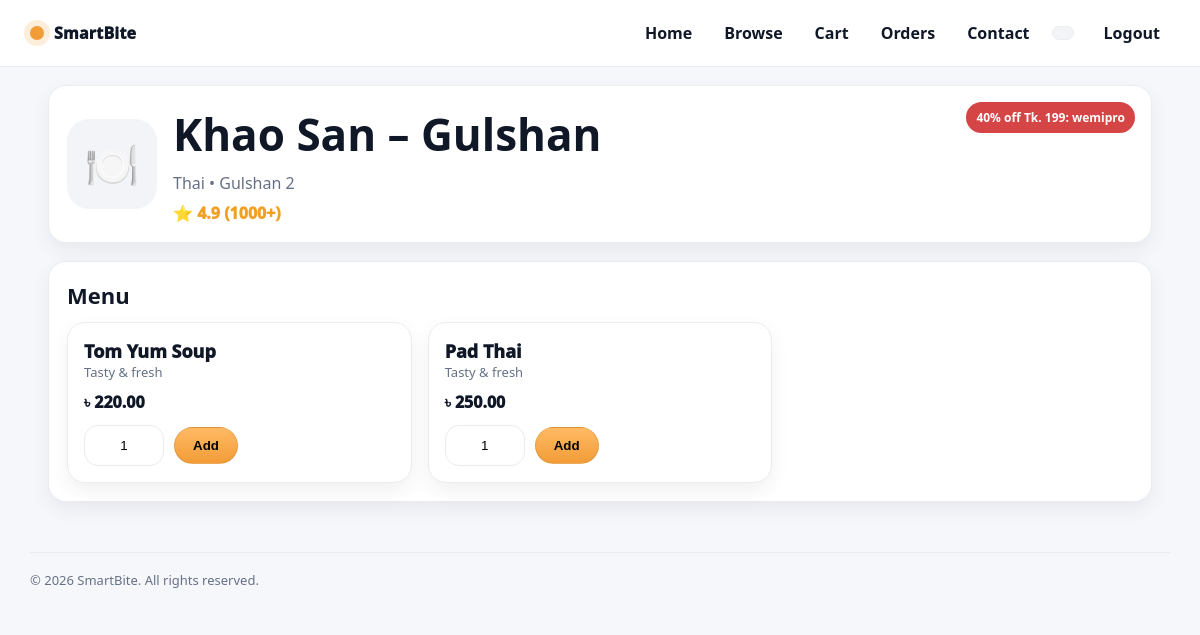
The page /restaurant.php?id=1 (signed in) on the database its author committed.
### tables this page shows
CREATE TABLE IF NOT EXISTS restaurants (
  id INT AUTO_INCREMENT PRIMARY KEY,
  owner_user_id INT NOT NULL,
  name VARCHAR(160) NOT NULL,
  category VARCHAR(80) NOT NULL DEFAULT 'Food',
  address VARCHAR(220) DEFAULT '',
  rating DECIMAL(2,1) DEFAULT 4.5,
  ratings_count INT DEFAULT 0,
  promo_text VARCHAR(120) DEFAULT '30% off Tk. 149: deal30',
  image_url VARCHAR(255) DEFAULT '',
  created_at TIMESTAMP DEFAULT CURRENT_TIMESTAMP,
  FOREIGN KEY (owner_user_id) REFERENCES users(id) ON DELETE CASCADE
);

CREATE TABLE IF NOT EXISTS menu_items (
  id INT AUTO_INCREMENT PRIMARY KEY,
  restaurant_id INT NOT NULL,
  name VARCHAR(160) NOT NULL,
  price DECIMAL(10,2) NOT NULL,
  is_active TINYINT(1) DEFAULT 1,
  created_at TIMESTAMP DEFAULT CURRENT_TIMESTAMP,
  FOREIGN KEY (restaurant_id) REFERENCES restaurants(id) ON DELETE CASCADE
);

### public/restaurant.php (the view, shortened to what this page needs)
<?php
require_once __DIR__."/../config/db.php";
$rid = (int)($_GET["id"] ?? 0);
$r = $conn->query("SELECT * FROM restaurants WHERE id=$rid")->fetch_assoc();
$items = $conn->query("SELECT * FROM menu_items WHERE restaurant_id=$rid AND is_active=1 ORDER BY id DESC")->fetch_all(MYSQLI_ASSOC);
include __DIR__."/../partials/head.php";
include __DIR__."/../partials/header.php";
?>
<main class="container">
  <section class="top card">
    <div class="hero">
      <div class="pic">🍽️</div>
      <div>
        <h1 class="h1"><?= htmlspecialchars($r["name"]) ?></h1>
        <div class="muted"><?= htmlspecialchars($r["category"]) ?> • <?= htmlspecialchars($r["address"]) ?></div>
        <div class="rate">⭐ <?= htmlspecialchars($r["rating"]) ?> (<?= (int)$r["ratings_count"] ?>+)</div>
      </div>
    </div>
    <div class="promo"><?= htmlspecialchars($r["promo_text"]) ?></div>
  </section>
  <section class="card section">
    <h2 class="h2">Menu</h2>
    <div class="menu">
      <?php foreach($items as $it): ?>
        <div class="item card">
          <div class="item-name"><?= htmlspecialchars($it["name"]) ?></div>
          <div class="muted small">Tasty & fresh</div>
          <div class="price">৳ <?= number_format((float)$it["price"],2) ?></div>
          <form method="post" class="add">
            <input class="input qty" name="qty" value="1">
            <button class="btn btn-primary">Add</button>
          </form>
        </div>
      <?php endforeach; ?>
    </div>
  </section>
</main>
<?php include __DIR__."/../partials/footer.php"; ?>

### assets/css/base.css (style rules this page uses)
:root { --bg:#f6f7fb; --surface:#ffffff; --text:#101828; --muted:#667085; --border:#eaecf0; --brand:#f29c38; --brand2:#ffba63; --shadow: 0 14px 40px rgba(16,24,40,.08); --shadow-sm: 0 8px 20px rgba(16,24,40,.06); --radius: 18px; --container: 1140px; --font: ui-sans-serif, system-ui, -apple-system, Segoe UI, Roboto, Arial, "Noto Sans"; }
* { box-sizing:border-box }
html,body { height:100% }
body { margin:0; font-family:var(--font); color:var(--text); background:var(--bg) }
.container { max-width:var(--container); margin:0 auto; padding:0 18px }
.card { background:var(--surface); border:1px solid var(--border); border-radius:var(--radius); box-shadow:var(--shadow-sm); }
.btn { display:inline-flex; align-items:center; justify-content:center; border-radius:999px; border:1px solid rgba(0,0,0,.08); padding:10px 18px; font-weight:900; cursor:pointer; background:#fff; transition:.18s ease; }
.btn-primary { background:linear-gradient(180deg,var(--brand2),var(--brand)); }
.input { width:100%; padding:12px 14px; border-radius:14px; border:1px solid var(--border); outline:none; background:#fff; }
.muted { color:var(--muted) }
.small { font-size:13px }
.h1 { font-size:44px; margin:0 0 8px }
.h2 { font-size:22px; margin:0 0 12px }

### assets/css/restaurant_view.css (style rules this page uses)
.top { margin-top:18px; padding:18px; position:relative; overflow:hidden }
.hero { display:flex; gap:16px; align-items:center }
.pic { width:90px; height:90px; border-radius:22px; background:#f2f4f7; display:flex; align-items:center; justify-content:center; font-size:44px }
.rate { margin-top:8px; font-weight:1000; color:#f2a024 }
.promo { position:absolute; right:16px; top:16px; background:#d64545; color:#fff; padding:7px 10px; border-radius:999px; font-weight:900; font-size:12px }
.section { margin-top:18px; padding:18px }
.menu { display:grid; grid-template-columns:repeat(3,1fr); gap:16px; margin-top:12px }
.item { padding:16px }
.item-name { font-weight:1000; font-size:18px }
.price { margin-top:10px; font-weight:1000 }
.add { margin-top:12px; display:flex; gap:10px; align-items:center }
.qty { max-width:80px; text-align:center }

### rows shown on the page
restaurants: name "Khao San – Gulshan", category "Thai", address "Gulshan 2", rating "4.9", ratings_count "1000", promo_text "40% off Tk. 199: wemipro"
menu_items: name "Tom Yum Soup", price "220.00"
menu_items: name "Pad Thai", price "250.00"

### other values the page prints
$label "Home Browse Cart Orders Contact Logout"
